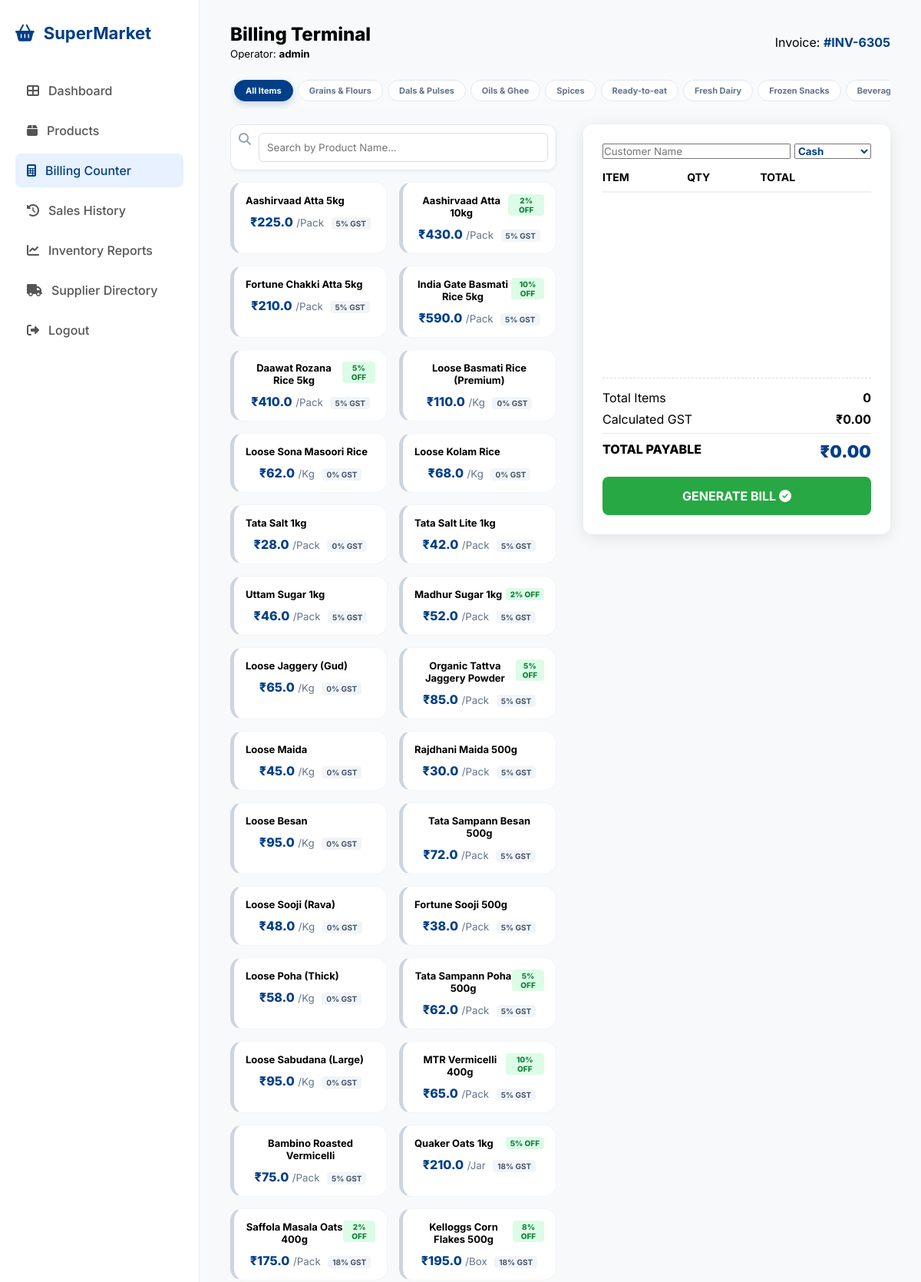
/billing (signed in, upper part), run on the app's committed database.
### tables this page shows
CREATE TABLE products (
        id INTEGER PRIMARY KEY AUTOINCREMENT, name TEXT, category TEXT, unit TEXT, 
        purchase_price REAL, price REAL, stock REAL, supplier TEXT, discount REAL, gst_percent REAL);

### app.py (the view)
@app.route('/billing')
def billing():
    if 'user' not in session: return redirect(url_for('login'))
    conn = get_db_connection(); db_p = conn.execute('SELECT * FROM products').fetchall(); conn.close()
    return render_template('billing.html', products=db_p)

### app.py (called while the page is built)
def get_db_connection():
    conn = sqlite3.connect('supermarket.db')
    conn.row_factory = sqlite3.Row
    return conn

### templates/billing.html (shortened to what this page needs)
<!DOCTYPE html>
<html lang="en">
<head>
    <link rel="stylesheet" href="https://cdnjs.cloudflare.com/ajax/libs/font-awesome/6.4.0/css/all.min.css">
    <link rel="stylesheet" href="{{ url_for('static', filename='style.css') }}">
</head>
<body class="dashboard-page">
    <div class="dashboard-wrapper">
        <aside class="sidebar">
            <div class="sidebar-brand"><i class="fas fa-shopping-basket"></i><span>SuperMarket</span></div>
            <nav class="nav-links">
                {% if session['role'] == 'Admin' %}
                <a href="/dashboard" class="nav-item"><i class="fas fa-th-large"></i> Dashboard</a>
                {% endif %}
                <a href="/products" class="nav-item"><i class="fas fa-box"></i> Products</a>
                <a href="/billing" class="nav-item active"><i class="fas fa-calculator"></i> Billing Counter</a>
                {% if session['role'] == 'Admin' %}
                <a href="/history" class="nav-item"><i class="fas fa-history"></i> Sales History</a>
                <a href="/reports" class="nav-item"><i class="fas fa-chart-line"></i> Inventory Reports</a>
                <a href="/suppliers" class="nav-item"><i class="fas fa-truck"></i> Supplier Directory</a>
                {% endif %}
            </nav>
            <div class="sidebar-footer"><a href="/logout" class="nav-item"><i class="fas fa-sign-out-alt"></i> Logout</a></div>
        </aside>
        <main class="main-content">
            <header class="top-header" style="margin-bottom: 15px;">
                <div><h2 style="font-weight: 800;">Billing Terminal</h2><small>Operator: <strong>{{ session['user'] }}</strong></small></div>
                <span>Invoice: <strong id="current-invoice-no" style="color:#003f87">#INV-{{ range(1000, 9999) | random }}</strong></span>
            </header>
            <div class="category-bar">
                <button class="cat-btn active" onclick="filterByCategory('All', this)">All Items</button>
                <button class="cat-btn" onclick="filterByCategory('Grains & Flours', this)">Grains & Flours</button>
                <button class="cat-btn" onclick="filterByCategory('Dals & Pulses', this)">Dals & Pulses</button>
                <button class="cat-btn" onclick="filterByCategory('Oils & Ghee', this)">Oils & Ghee</button>
                <button class="cat-btn" onclick="filterByCategory('Spices', this)">Spices</button>
                <button class="cat-btn" onclick="filterByCategory('Ready-to-eat', this)">Ready-to-eat</button>
                <button class="cat-btn" onclick="filterByCategory('Fresh Dairy', this)">Fresh Dairy</button>
                <button class="cat-btn" onclick="filterByCategory('Frozen Snacks', this)">Frozen Snacks</button>
                <button class="cat-btn" onclick="filterByCategory('Beverages & Snacks', this)">Beverages & Snacks</button>
            </div>
            <div class="billing-container">
                <div class="selection-area">
                    <div class="search-section" style="border-radius: 12px; border: 1.5px solid #e2e8f0; margin-bottom: 15px; padding: 10px;">
                        <i class="fas fa-search" style="color: #94a3b8;"></i>
                        <input type="text" id="billingSearch" placeholder="Search by Product Name..." onkeyup="filterCards()">
                    </div>
                    <div class="quick-products-grid">
                        {% for item in products %}
                        <div class="p-card"
                             onclick="addToBill('{{ item['name'] }}', {{ item['price'] }}, '{{ item['unit'] }}', {{ item['discount'] }}, {{ item['gst_percent'] }})"
                             data-category="{{ item['category'] }}">
                            <div style="display:flex; justify-content: space-between; align-items: flex-start;">
                                <strong style="font-size: 13px;">{{ item['name'] }}</strong>
                                {% if item['discount'] > 0 %}<span class="discount-badge">{{ item['discount']|int }}% OFF</span>{% endif %}
                            </div>
                            <div style="margin-top: 10px;">
                                <span style="font-size: 16px; font-weight: 800; color: #003f87;">₹{{ item['price'] }}</span>
                                <small style="color: #64748b;">/{{ item['unit'] }}</small>
                                <span class="gst-label">{{ item['gst_percent']|int }}% GST</span>
                            </div>
                        </div>
                        {% endfor %}
                    </div>
                </div>
                <div class="bill-card">
                    <div style="display:grid; grid-template-columns: 1fr 100px; gap: 5px; margin-bottom: 15px;">
                        <input type="text" id="cust-name" class="customer-input" placeholder="Customer Name" style="margin:0">
                        <select id="pay-mode" class="customer-input" style="margin:0; font-weight:700; color:#003f87">
                            <option value="Cash">Cash</option><option value="Online">Online</option><option value="Card">Card</option>
                        </select>
                    </div>
                    <div style="min-height: 250px; overflow-y: auto;">
                        <table class="bill-table">
                            <thead><tr><th align="left">ITEM</th><th align="center">QTY</th><th align="right">TOTAL</th><th></th></tr></thead>
                        </table>
                    </div>
                    <div class="summary-box" style="margin-top: 20px; border-top: 1px dashed #ddd; padding-top: 15px;">
                        <div style="display:flex; justify-content:space-between; margin-bottom:8px;"><span>Total Items</span> <strong id="total-qty-count">0</strong></div>
                        <div style="display:flex; justify-content:space-between; margin-bottom:8px;"><span>Calculated GST</span> <strong id="tax-amount">₹0.00</strong></div>
                        <div style="display:flex; justify-content:space-between; border-top: 1px solid #e2e8f0; padding-top: 10px;">
                            <span style="font-weight: 800;">TOTAL PAYABLE</span>
                            <strong id="grand-total" style="font-size: 22px; color: #003f87; font-weight: 900;">₹0.00</strong>
                        </div>
                    </div>
                    <div class="bill-actions">
                        <button id="gen-btn" class="btn-complete" onclick="generateBill()">GENERATE BILL <i class="fas fa-check-circle"></i></button>
                    </div>
                </div>
            </div>
        </main>
    </div>
</body>
</html>

### static/style.css (style rules this page uses)
:root { --primary: #003f87; --bg: #fbf9f8; --white: #ffffff; --text: #1b1c1c; --text-muted: #64748b; --border: #e2e8f0; }
* { margin: 0; padding: 0; box-sizing: border-box; font-family: 'Inter', sans-serif; }
.dashboard-wrapper { display: flex; height: 100vh; overflow: hidden; background-color: #f8f9fa; }
.sidebar { width: 260px; background: white; border-right: 1px solid #eee; display: flex; flex-direction: column; padding: 30px 20px; height: 100vh; }
.sidebar-brand { display: flex; align-items: center; gap: 12px; font-size: 22px; font-weight: 700; color: #003f87; margin-bottom: 40px; }
.nav-item { display: flex; align-items: center; gap: 12px; padding: 12px 15px; color: #555; text-decoration: none; margin-bottom: 8px; border-radius: 8px; font-weight: 500; }
.nav-item.active { background: #e7f1ff; color: #003f87; }
.main-content { flex: 1; padding: 30px 40px; overflow-y: auto; height: 100vh; }
.top-header { display: flex; justify-content: space-between; align-items: center; margin-bottom: 30px; }
.billing-container { display: grid; grid-template-columns: 1fr 400px; gap: 25px; margin-top: 20px; align-items: start; }
.selection-area { max-height: calc(100vh - 180px); overflow-y: auto; padding-right: 10px; }
.search-section { display: flex; gap: 10px; background: white; padding: 10px; border-radius: 8px; box-shadow: 0 2px 5px rgba(0,0,0,0.05); margin-bottom: 20px; }
.search-section input { flex: 1; border: 1px solid #ddd; padding: 10px; border-radius: 6px; outline: none; }
.quick-products-grid { display: grid; grid-template-columns: repeat(auto-fill, minmax(130px, 1fr)); gap: 15px; }
.p-card { background: white; padding: 15px; border-radius: 12px; text-align: center; cursor: pointer; border: 1px solid #e2e8f0; transition: 0.3s; }
.bill-card { background: white; padding: 25px; border-radius: 12px; box-shadow: 0 4px 20px rgba(0,0,0,0.1); max-height: calc(100vh - 100px); overflow-y: auto; }
.bill-table { width: 100%; border-collapse: collapse; }
.bill-table th { text-align: left; border-bottom: 2px solid #f0f0f0; padding-bottom: 10px; font-size: 14px; }
.bill-actions { display: grid; gap: 10px; margin-top: 20px; }
.btn-complete { background: #28a745; color: white; border: none; padding: 15px; border-radius: 8px; font-weight: 700; cursor: pointer; font-size: 16px; }

### templates/billing.html (style rules this page uses)
.category-bar { display: flex; gap: 6px; margin-bottom: 20px; overflow-x: auto; padding: 10px 5px; background: #f8fafc; border-radius: 12px; scrollbar-width: thin; scrollbar-color: #cbd5e1 transparent; }
.cat-btn { padding: 6px 14px; background: white; border: 1px solid #e2e8f0; border-radius: 50px; font-size: 11px; font-weight: 700; cursor: pointer; white-space: nowrap; transition: 0.3s; color: #64748b; }
.cat-btn:hover, .cat-btn.active { background: #003f87; color: white; border-color: #003f87; box-shadow: 0 4px 10px rgba(0,63,135,0.2); }
.quick-products-grid { display: grid; grid-template-columns: repeat(auto-fill, minmax(140px, 1fr)); gap: 15px; }
.p-card { background: #fff; border: 1px solid #f1f5f9; border-radius: 16px; padding: 15px; transition: 0.3s; cursor: pointer; border-left: 5px solid #cbd5e1; }
.discount-badge { background: #dcfce7; color: #15803d; padding: 2px 6px; border-radius: 4px; font-size: 10px; font-weight: 800; }
.gst-label { background: #f1f5f9; color: #475569; padding: 2px 6px; border-radius: 4px; font-size: 10px; font-weight: 700; margin-left: 5px; }

### data on the page
products: name "Aashirvaad Atta 5kg", price "225.0", unit "Pack", gst_percent "5"
products: name "Aashirvaad Atta 10kg", discount "2", price "430.0", unit "Pack", gst_percent "5"
products: name "Fortune Chakki Atta 5kg", price "210.0", unit "Pack", gst_percent "5"
products: name "India Gate Basmati Rice 5kg", discount "10", price "590.0", unit "Pack", gst_percent "5"
products: name "Daawat Rozana Rice 5kg", discount "5", price "410.0", unit "Pack", gst_percent "5"
products: name "Loose Basmati Rice (Premium)", price "110.0", unit "Kg", gst_percent "0"
products: name "Loose Sona Masoori Rice", price "62.0", unit "Kg", gst_percent "0"
products: name "Loose Kolam Rice", price "68.0", unit "Kg", gst_percent "0"
products: name "Tata Salt 1kg", price "28.0", unit "Pack", gst_percent "0"
products: name "Tata Salt Lite 1kg", price "42.0", unit "Pack", gst_percent "5"
products: name "Uttam Sugar 1kg", price "46.0", unit "Pack", gst_percent "5"
products: name "Madhur Sugar 1kg", discount "2", price "52.0", unit "Pack", gst_percent "5"
products: name "Loose Jaggery (Gud)", price "65.0", unit "Kg", gst_percent "0"
products: name "Organic Tattva Jaggery Powder", discount "5", price "85.0", unit "Pack", gst_percent "5"
products: name "Loose Maida", price "45.0", unit "Kg", gst_percent "0"
products: name "Rajdhani Maida 500g", price "30.0", unit "Pack", gst_percent "5"
products: name "Loose Besan", price "95.0", unit "Kg", gst_percent "0"
products: name "Tata Sampann Besan 500g", price "72.0", unit "Pack", gst_percent "5"
products: name "Loose Sooji (Rava)", price "48.0", unit "Kg", gst_percent "0"
products: name "Fortune Sooji 500g", price "38.0", unit "Pack", gst_percent "5"
products: name "Loose Poha (Thick)", price "58.0", unit "Kg", gst_percent "0"
products: name "Tata Sampann Poha 500g", discount "5", price "62.0", unit "Pack", gst_percent "5"
products: name "Loose Sabudana (Large)", price "95.0", unit "Kg", gst_percent "0"
products: name "MTR Vermicelli 400g", discount "10", price "65.0", unit "Pack", gst_percent "5"
products: name "Bambino Roasted Vermicelli", price "75.0", unit "Pack", gst_percent "5"
products: name "Quaker Oats 1kg", discount "5", price "210.0", unit "Jar", gst_percent "18"
products: name "Saffola Masala Oats 400g", discount "2", price "175.0", unit "Pack", gst_percent "18"
products: name "Kelloggs Corn Flakes 500g", discount "8", price "195.0", unit "Box", gst_percent "18"

### other printed values
{{ session['user'] }} "admin"
